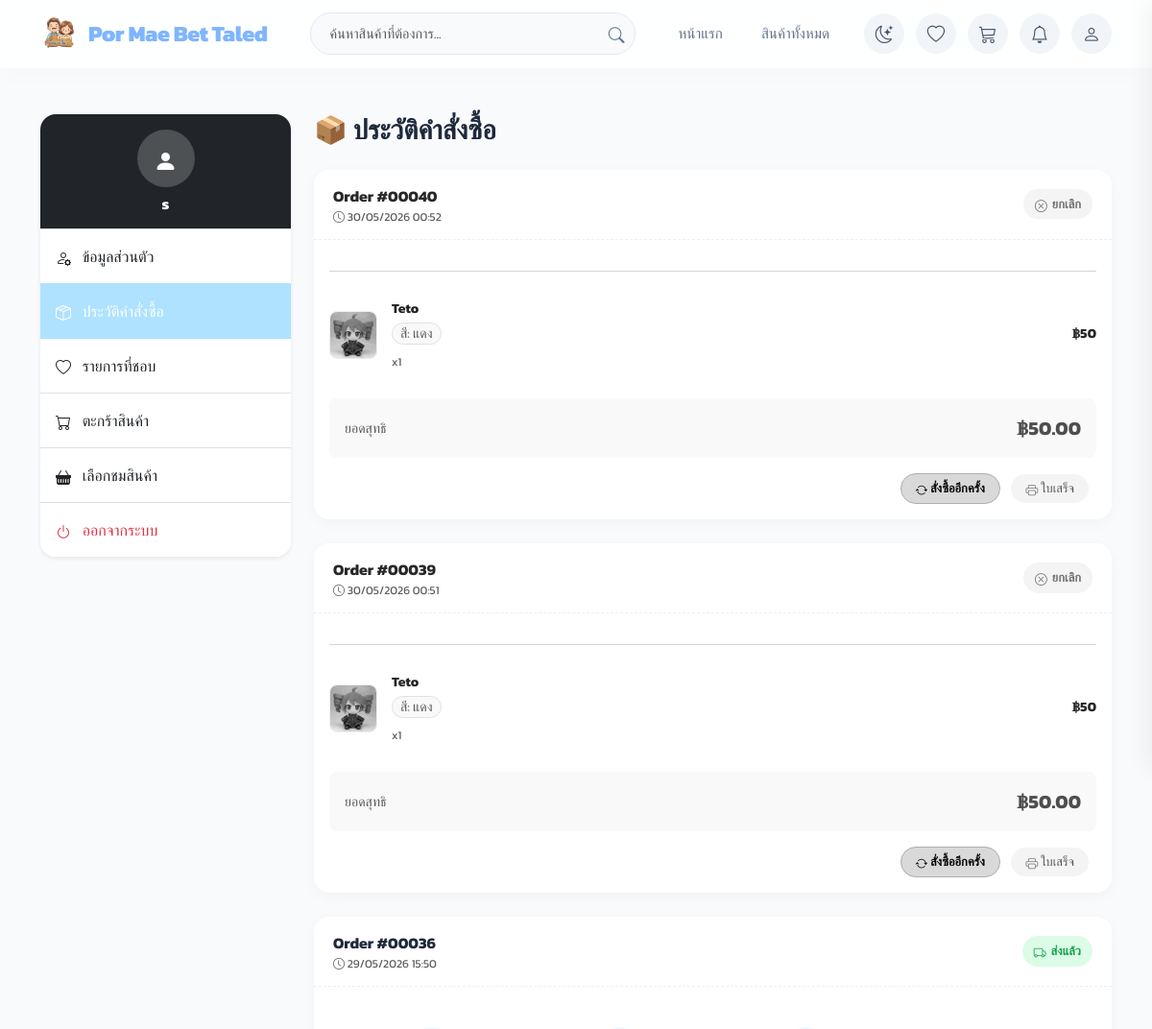
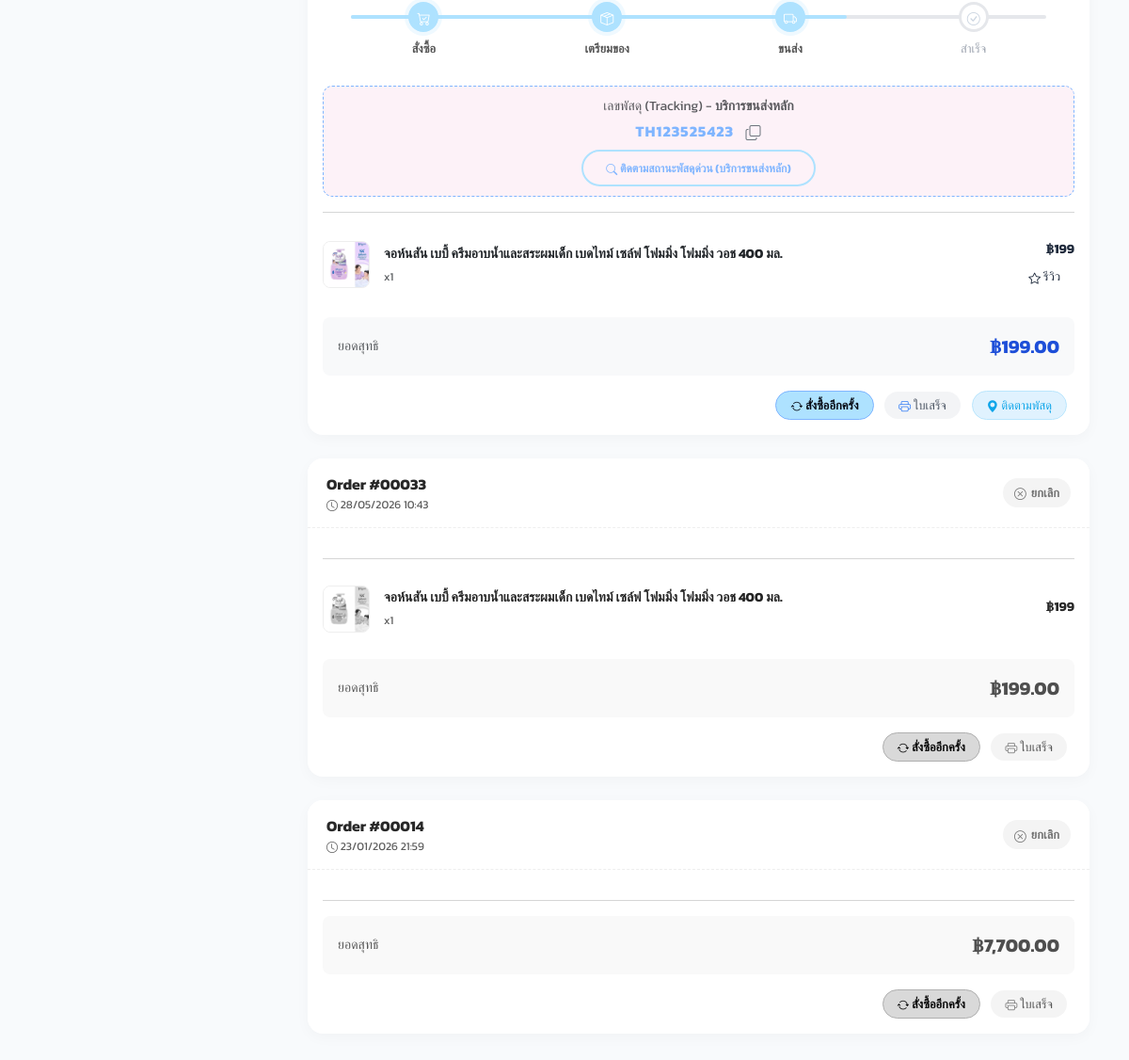
The page /my_orders.php (signed in) on the database its author committed (2 pictures, top to bottom).
### tables this page shows
CREATE TABLE `shop_settings` (
  `id` int(11) NOT NULL,
  `shop_name` varchar(255) NOT NULL,
  `address` text NOT NULL,
  `phone` varchar(50) DEFAULT NULL,
  `shop_email` varchar(255) DEFAULT NULL,
  `print_remark` text DEFAULT NULL,
  `shop_icon` varchar(255) DEFAULT 'default_icon.png',
  `smtp_host` varchar(100) DEFAULT 'smtp.gmail.com',
  `smtp_port` int(11) DEFAULT 587,
  `smtp_user` varchar(100) DEFAULT NULL,
  `smtp_pass` varchar(100) DEFAULT NULL,
  `smtp_secure` varchar(10) DEFAULT 'tls',
  `auto_flash_sale` int(11) DEFAULT 0,
  `auto_flash_discount` int(11) DEFAULT 20,
  `auto_flash_duration` int(11) DEFAULT 2,
  `welcome_promo_enabled` int(11) DEFAULT 1,
  `welcome_promo_coupon` varchar(50) DEFAULT NULL,
  `shipping_fee_fixed` decimal(10,2) DEFAULT 40.00,
  `shipping_free_threshold` decimal(10,2) DEFAULT 350.00,
  `points_earn_rate` int(11) NOT NULL DEFAULT 100,
  `points_spend_rate` int(11) NOT NULL DEFAULT 1,
  `line_notify_token` varchar(255) DEFAULT NULL,
  `openai_api_key` varchar(255) DEFAULT NULL,
  `slip_ai_provider` varchar(50) DEFAULT 'none',
  `gemini_api_key` varchar(255) DEFAULT NULL,
  `claude_api_key` varchar(255) DEFAULT NULL,
  `discord_webhook_url` text DEFAULT NULL,
  `telegram_bot_token` varchar(255) DEFAULT NULL,
  `telegram_chat_id` varchar(100) DEFAULT NULL,
  `slack_webhook_url` text DEFAULT NULL,
  `custom_webhook_url` text DEFAULT NULL,
  `notification_sound` varchar(50) DEFAULT 'chime',
  `auto_flash_type` varchar(20) DEFAULT 'static',
  `auto_flash_min_discount` int(11) DEFAULT 10,
  `auto_flash_max_discount` int(11) DEFAULT 50,
  `auto_flash_selection_rule` varchar(30) DEFAULT 'random',
  `auto_flash_count` int(11) DEFAULT 3,
  `auto_flash_stock` int(11) DEFAULT 10,
  `facebook_url` varchar(255) DEFAULT '#',
  `line_url` varchar(255) DEFAULT '#',
  `instagram_url` varchar(255) DEFAULT '#',
  `line_channel_access_token` varchar(255) DEFAULT NULL,
  `line_user_id` varchar(100) DEFAULT NULL
);

CREATE TABLE `orders` (
  `id` int(11) NOT NULL,
  `user_id` int(11) DEFAULT NULL,
  `total_price` decimal(10,2) DEFAULT NULL,
  `discount_amount` decimal(10,2) DEFAULT 0.00,
  `final_price` decimal(10,2) DEFAULT 0.00,
  `coupon_code` varchar(50) DEFAULT NULL,
  `status` enum('pending','approved','shipping','completed','cancelled') DEFAULT 'pending',
  `payment_method` varchar(100) DEFAULT NULL,
  `address` text DEFAULT NULL,
  `payment_slip` varchar(255) DEFAULT NULL,
  `slip_ai_status` enum('pending','verified','mismatch','invalid','skipped','error') DEFAULT NULL,
  `slip_ai_amount` decimal(10,2) DEFAULT NULL,
  `slip_ai_note` text DEFAULT NULL,
  `tracking_no` varchar(100) DEFAULT NULL,
  `shipping_carrier` varchar(100) DEFAULT NULL,
  `order_date` timestamp NOT NULL DEFAULT current_timestamp(),
  `admin_note` text DEFAULT NULL,
  `points_earned` int(11) DEFAULT 0,
  `points_spent` int(11) DEFAULT 0,
  `points_discount` decimal(10,2) DEFAULT 0.00
);

CREATE TABLE `order_items` (
  `id` int(11) NOT NULL,
  `order_id` int(11) NOT NULL,
  `product_id` int(11) NOT NULL,
  `quantity` int(11) NOT NULL,
  `price` decimal(10,2) NOT NULL,
  `import_cost` decimal(10,2) DEFAULT 0.00,
  `selected_option` text DEFAULT NULL
);

CREATE TABLE `products` (
  `id` int(11) NOT NULL,
  `category_id` int(11) DEFAULT NULL,
  `name` varchar(255) NOT NULL,
  `price` decimal(10,2) NOT NULL,
  `description` text DEFAULT NULL,
  `image` varchar(255) DEFAULT NULL,
  `stock` int(11) DEFAULT 100,
  `options` text DEFAULT NULL
);

### my_orders.php (the view, shortened to what the rows shown need)
<?php
include 'db.php';
$user_id = $_SESSION['user_id'];
include 'header.php';
?>
<div class="container py-5">
    <div class="row">
        <div class="col-lg-9">
            <?php
            $sql = "SELECT * FROM orders WHERE user_id = '$user_id' ORDER BY id DESC";
            $res = mysqli_query($conn, $sql);
            if (mysqli_num_rows($res) > 0):
                while($row = mysqli_fetch_assoc($res)):
                    $oid = $row['id'];
                    $status = $row['status'];
                    $s1 = ($status != 'cancelled') ? 'active' : '';
                    $s2 = ($status == 'approved' || $status == 'shipping' || $status == 'completed') ? 'active' : '';
                    $s3 = ($status == 'shipping' || $status == 'completed') ? 'active' : '';
                    $s4 = ($status == 'completed') ? 'active' : '';
            ?>
            <div class="order-card animate__animated animate__fadeInUp <?= $status == 'cancelled' ? 'cancelled' : '' ?>">
                <div class="card-header-custom">
                    <div>
                        <div class="fw-bold">Order #<?= str_pad($row['id'], 5, '0', STR_PAD_LEFT) ?></div>
                        <div class="text-muted small" style="font-size: 0.75rem;"><i class="bi bi-clock"></i> <?= date('d/m/Y H:i', strtotime($row['order_date'])) ?></div>
                    </div>
                    <div>
                        <?php
                        if($status == 'pending') echo '<span class="status-badge status-pending"><i class="bi bi-hourglass-split"></i> รอตรวจสอบ</span>';
                        elseif($status == 'approved') echo '<span class="status-badge status-approved"><i class="bi bi-check2-circle"></i> เตรียมส่ง</span>';
                        elseif($status == 'shipping') echo '<span class="status-badge status-shipping"><i class="bi bi-truck"></i> ส่งแล้ว</span>';
                        elseif($status == 'completed') echo '<span class="status-badge status-completed"><i class="bi bi-check-circle-fill"></i> สำเร็จ</span>';
                        else echo '<span class="status-badge status-cancelled"><i class="bi bi-x-circle"></i> ยกเลิก</span>';
                        ?>
                    </div>
                </div>
                <div class="p-3">
                    <?php if($status != 'cancelled'): ?>
                        <div class="step-progress">
                            <div class="step-item <?= $s1 ?>"><div class="step-circle"><i class="bi bi-cart-check"></i></div><div class="step-text">สั่งซื้อ</div></div>
                            <div class="step-item <?= $s2 ?>"><div class="step-circle"><i class="bi bi-box-seam"></i></div><div class="step-text">เตรียมของ</div></div>
                            <div class="step-item <?= $s3 ?>"><div class="step-circle"><i class="bi bi-truck"></i></div><div class="step-text">ขนส่ง</div></div>
                            <div class="step-item <?= $s4 ?>"><div class="step-circle"><i class="bi bi-check-circle"></i></div><div class="step-text">สำเร็จ</div></div>
                        </div>
                        <?php if(($status == 'shipping' || $status == 'completed') && !empty($row['tracking_no'])): ?>
                            <?php
                            $carrier_code = $row['shipping_carrier'] ?? 'other';
                            $carrier_label = match($carrier_code) {
                                'thailandpost' => 'ไปรษณีย์ไทย',
                                'kerry', 'kex' => 'KEX Express',
                                'flash' => 'Flash Express',
                                'jnt' => 'J&T Express',
                                default => 'บริการขนส่งหลัก'
                            };
                            $track_url = match($carrier_code) {
                                'thailandpost' => "https://track.thailandpost.co.th/?trackNumber=" . htmlspecialchars($row['tracking_no']),
                                'kerry', 'kex' => "https://th.kex-express.com/th/track/?track=" . htmlspecialchars($row['tracking_no']),
                                'flash' => "https://www.flashexpress.co.th/tracking/?se=" . htmlspecialchars($row['tracking_no']),
                                'jnt' => "https://www.jtexpress.co.th/index/query/gzquery.html?bills=" . htmlspecialchars($row['tracking_no']),
                                default => "https://t.17track.net/th#nums=" . htmlspecialchars($row['tracking_no'])
                            };
                            ?>
                            <div class="tracking-box">
                                <div class="small text-muted mb-1">เลขพัสดุ (Tracking) - <b><?= $carrier_label ?></b></div>
                                <div class="tracking-number">
                                    <?= htmlspecialchars($row['tracking_no']) ?>
                                    <i class="bi bi-copy ms-2 text-secondary" style="cursor:pointer;" onclick="navigator.clipboard.writeText('<?= htmlspecialchars($row['tracking_no']) ?>'); Swal.fire({toast:true, position:'top-end', icon:'success', title:'คัดลอกเลขพัสดุแล้ว', showConfirmButton:false, timer:1000})"></i>
                                </div>
                                <div class="mt-2">
                                    <a href="<?= $track_url ?>" target="_blank" class="btn btn-sm btn-outline-custom rounded-pill px-3" style="font-size: 0.75rem;">
                                         <i class="bi bi-search"></i> ติดตามสถานะพัสดุด่วน (<?= $carrier_label ?>)
                                     </a>
                                </div>
                            </div>
                        <?php endif; ?>
                    <?php endif; ?>
                    <hr class="text-muted opacity-25 my-3">
                    <div class="mb-3">
                        <?php
                        $items_sql = "SELECT oi.*, p.name, p.image FROM order_items oi JOIN products p ON oi.product_id = p.id WHERE oi.order_id = '$oid'";
                        $items_res = mysqli_query($conn, $items_sql);
                        while($item = mysqli_fetch_assoc($items_res)):
                        ?>
                        <div class="product-item">
                            <a href="product_detail.php?id=<?= $item['product_id'] ?>" class="text-decoration-none d-flex align-items-center" style="flex:1; min-width:0; color:inherit;">
                                <img src="<?= htmlspecialchars($item['image'], ENT_QUOTES, 'UTF-8') ?>" class="product-img" alt="<?= htmlspecialchars($item['name'], ENT_QUOTES, 'UTF-8') ?>">
                                <div style="flex:1; min-width:0;">
                                    <div class="fw-bold text-dark text-truncate small"><?= htmlspecialchars($item['name'], ENT_QUOTES, 'UTF-8') ?></div>
                                    <?php if(!empty($item['selected_option'])): ?>
                                        <small class="text-muted bg-light border px-2 py-0 rounded-pill d-inline-block mt-1 mb-1">
                                            <?= htmlspecialchars($item['selected_option'], ENT_QUOTES, 'UTF-8') ?>
                                        </small>
                                        <br>
                                    <?php endif; ?>
                                    <span class="small text-muted" style="font-size:0.75rem;">x<?= $item['quantity'] ?></span>
                                </div>
                            </a>
                            <div class="text-end">
                                <div class="fw-bold small mb-1">฿<?= number_format($item['price'] * $item['quantity']) ?></div>
                                <?php if($status == 'completed' || $status == 'shipping'): ?>
                                    <?php
                                    $check_reviewed = mysqli_query($conn, "SELECT id FROM product_reviews WHERE user_id = '$user_id' AND product_id = '{$item['product_id']}'");
                                    $has_reviewed = mysqli_num_rows($check_reviewed) > 0;
                                    if ($has_reviewed):
                                    ?>
                                        <span class="text-success small"><i class="bi bi-check-circle-fill"></i> รีวิวแล้ว</span>
                                    <?php else: ?>
                                        <button type="button" onclick="openReviewModal('<?= $item['product_id'] ?>', '<?= htmlspecialchars($item['name']) ?>', '<?= htmlspecialchars($item['image']) ?>')" class="btn-action btn-review border-0 text-decoration-none">
                                            <i class="bi bi-star"></i> รีวิว
                                        </button>
                                    <?php endif; ?>
                                <?php endif; ?>
                            </div>
                        </div>
                        <?php endwhile; ?>
                    </div>
                    <div class="bg-light rounded-3 p-3 mb-3 d-flex justify-content-between align-items-center">
                        <span class="text-muted small">ยอดสุทธิ</span>
                        <span class="fw-bold fs-5 text-blue" style="color:var(--blue-dark)">฿<?= number_format($row['final_price'] > 0 ? $row['final_price'] : $row['total_price'], 2) ?></span>
                    </div>
                    <div class="text-end">
                        <span onclick="reorder(<?= $row['id'] ?>)" class="btn-action btn-reorder me-2"><i class="bi bi-arrow-repeat"></i> สั่งซื้ออีกครั้ง</span>
                        <a href="print_invoice.php?id=<?= $row['id'] ?>" target="_blank" class="btn-action btn-view-slip me-2 text-decoration-none">
                            <i class="bi bi-printer"></i> ใบเสร็จ
                        </a>
                        <?php if(in_array($status, ['approved', 'shipping', 'completed'])): ?>
                            <span onclick='showTrackingModal(<?= json_encode([
                                "id" => str_pad($row["id"], 5, "0", STR_PAD_LEFT),
                                "order_date" => $row["order_date"],
                                "status" => $status,
                                "tracking_no" => $row["tracking_no"] ?? "",
                                "shipping_carrier" => $row["shipping_carrier"] ?? "other"
                            ], JSON_HEX_APOS | JSON_HEX_QUOT) ?>)' class="btn-action btn-track me-2"><i class="bi bi-geo-alt-fill"></i> ติดตามพัสดุ</span>
                        <?php endif; ?>
                    </div>
                </div>
            </div>
            <?php endwhile; endif; ?>
        </div>
    </div>
</div>
</body>
</html>

### header.php (shortened to what the rows shown need)
<!DOCTYPE html>
<html lang="th">
<head>
    <link href="https://cdn.jsdelivr.net/npm/bootstrap@5.3.0/dist/css/bootstrap.min.css" rel="stylesheet">
    <link rel="stylesheet" href="https://cdn.jsdelivr.net/npm/bootstrap-icons@1.11.1/font/bootstrap-icons.css">
    <link rel="stylesheet" href="https://cdnjs.cloudflare.com/ajax/libs/animate.css/4.1.1/animate.min.css"/>
    <link rel="stylesheet" href="style.css?v=2.7">
</head>
<body>
<nav class="navbar navbar-expand-lg sticky-top glass-nav d-none d-lg-block">
    <div class="container">
        <a class="navbar-brand d-flex align-items-center" href="index.php">
            <img src="<?= isset($current_favicon) ? $current_favicon : 'assets/default_icon.png' ?>" alt="Logo" style="height: 40px; width: auto; margin-right: 10px; object-fit: contain;">
            <span>Por Mae <span>Bet Taled</span></span>
        </a>
    </div>
</nav>

### rows shown on the page
shop_settings: shop_icon (picture)
orders: id "00040", order_date "30/05/2026 00:52", status "cancelled" (drawn), final_price "50.00"
order_items: product.image (picture), product.name "Teto", selected_option "สี: แดง", quantity "1", $item['price'] * $item['quantity'] "50"
orders: id "00039", order_date "30/05/2026 00:51", status "cancelled" (drawn), final_price "50.00"
order_items: product.image (picture), product.name "Teto", selected_option "สี: แดง", quantity "1", $item['price'] * $item['quantity'] "50"
orders: id "00036", order_date "29/05/2026 15:50", status "shipping" (drawn), shipping_carrier "บริการขนส่งหลัก", tracking_no "TH123525423", final_price "199.00"
order_items: product.image (picture), product.name "จอห์นสัน เบบี้ ครีมอาบน้ำและสระผมเด็ก เบดไทม์ เซล์ฟ โฟมมิ่ง โฟมมิ่ง วอช 400 มล.", quantity "1", $item['price'] * $item['quantity'] "199"
orders: id "00033", order_date "28/05/2026 10:43", status "cancelled" (drawn), final_price "199.00"
order_items: product.image (picture), product.name "จอห์นสัน เบบี้ ครีมอาบน้ำและสระผมเด็ก เบดไทม์ เซล์ฟ โฟมมิ่ง โฟมมิ่ง วอช 400 มล.", quantity "1", $item['price'] * $item['quantity'] "199"
orders: id "00014", order_date "23/01/2026 21:59", status "cancelled" (drawn), final_price "7,700.00"

### other values the page prints
$_SESSION['fullname'] "s"
